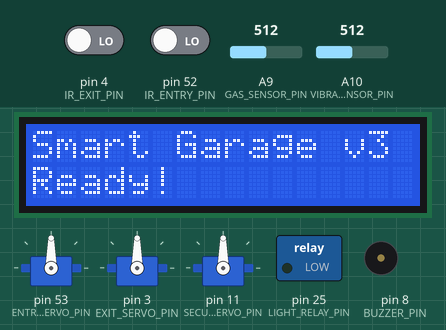
Bench run of a sketch on a simulated Arduino Mega 2560, built with avr-gcc and run on an emulated ATmega2560. Shown: 3 × servo, 16×2 character LCD, switched loads named in the sketch (green lamp = pin HIGH), buzzer (waves = sounding, pin HIGH). Dashed ring = blinking. The test bench sets the inputs (shaded band); at power-on: pin 4 (IR_EXIT_PIN) LOW, pin 52 (IR_ENTRY_PIN) LOW, A10 (VIBRATION_SENSOR_PIN) = 512, A9 (GAS_SENSOR_PIN) = 512. What the sketch prints to the serial monitor is not drawn.

Above: at 3.7 s.
3.8 s: pin 4 (IR_EXIT_PIN) driven HIGH and pin 52 (IR_ENTRY_PIN) driven HIGH
At 4.26 s:
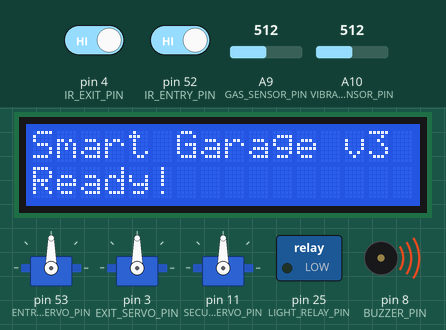
6.8 s: pin 4 (IR_EXIT_PIN) driven LOW
At 8.26 s:
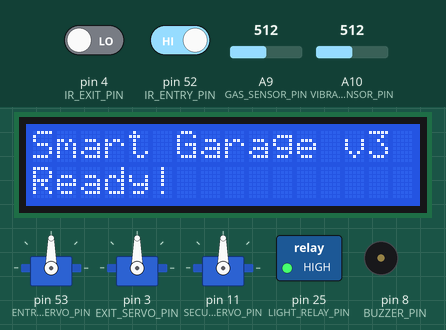
10.8 s: A10 (VIBRATION_SENSOR_PIN) set to 439
At 17.6 s:
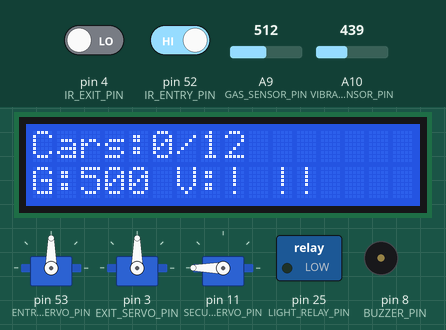
24.8 s: A10 (VIBRATION_SENSOR_PIN) set to 424
38.2 s: A9 (GAS_SENSOR_PIN) set to 419
44.6 s: A9 (GAS_SENSOR_PIN) set to 396
At 50.9 s:
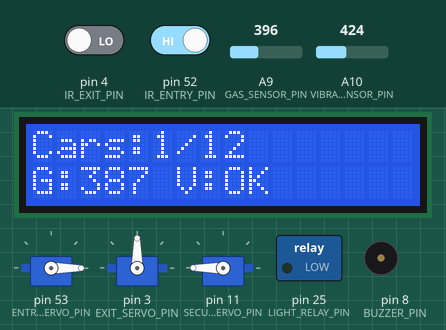
Timing chart, 0 to 52.0 s (numbered marks = the images above; inputs shaded):
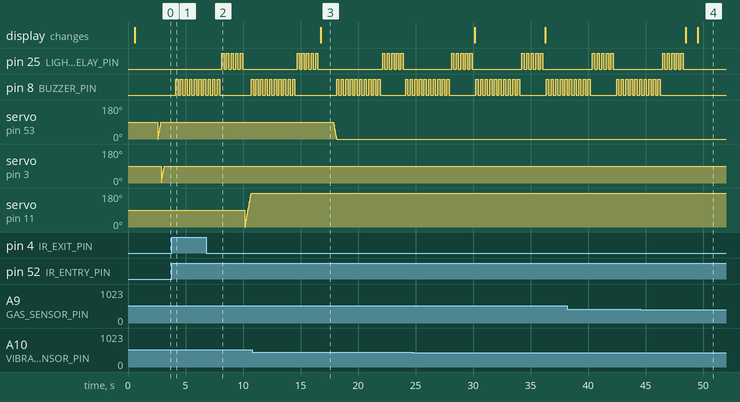

Measured:
- the behaviour switches between 411 and 410 on A9 (GAS_SENSOR_PIN) (found by bisection; images 3 and 4)
- after the input at 44.6 s, pin 8 (BUZZER_PIN): goes on until 46.3 s, then stays LOW; the display: first differs from a run without the input after 4.9 s (image 4)

The sketch:

Mega2560_Main.ino
```cpp
/*
 * =====================================================
 *  نظام الكراج الذكي - المتحكم الرئيسي (Mega 2560)
 *  Smart Parking System - Main Controller (Mega 2560)
 * =====================================================
 *  اللوحة: Arduino Mega + WiFi R3 (مدمجة)
 *  المكونات:
 *    - 3 Servo Motors (دخول D53, خروج D3, أمان D11)
 *    - 2 TCRT5000 IR Sensors (دخول D52, خروج D4)
 *    - MQ-2 Gas Sensor (A9 Analog فقط)
 *    - SW-420 Vibration Sensor (A10 Analog + EMA Filter)
 *    - Buzzer (D8), Light Relay (D25)
 *    - LCD I2C 16x2 (0x27)
 * =====================================================
 *  التواصل مع ESP8266:
 *    عبر Serial المدمج (مفاتيح DIP: 1,2 ON)
 *    Mega Serial.print() ←→ ESP Serial.read()
 * =====================================================
 *  الإصدار: 3.2.0
 *  التاريخ: 2025
 * =====================================================
 */

#include <Servo.h>
#include <LiquidCrystal_I2C.h>
#include <Wire.h>

// =====================================================
// تعريف المنافذ
// Pin Definitions
// =====================================================

// --- Servo Motors ---
#define ENTRY_SERVO_PIN 53       // D53 - بوابة الدخول (0°=مغلق, 90°=مفتوح)
#define EXIT_SERVO_PIN 3         // D3  - بوابة الخروج (0°=مغلق, 90°=مفتوح)
#define SECURITY_SERVO_PIN 11    // D11 - باب غرفة الأمان (0°=مغلق, 180°=مفتوح)

// --- TCRT5000 IR Sensors ---
#define IR_ENTRY_PIN 52          // D52 - حساس دخول (LOW = كشف سيارة)
#define IR_EXIT_PIN 4            // D4  - حساس خروج (LOW = كشف سيارة)

// --- MQ-2 Gas Sensor (Analog فقط) ---
#define GAS_SENSOR_PIN A9        // A9 - MQ-2 Analog (0-1023 → 0-1000 ppm)

// --- SW-420 Vibration Sensor (Analog + EMA) ---
#define VIBRATION_SENSOR_PIN A10 // A10 - Analog فقط

// --- Buzzer & Relay ---
#define BUZZER_PIN 8             // D8  - جرس الإنذار
#define LIGHT_RELAY_PIN 25       // D25 - ريلي الإضاءة

// --- LCD 16x2 I2C ---
#define I2C_ADDR 0x27
LiquidCrystal_I2C lcd(I2C_ADDR, 16, 2);

// =====================================================
// كائنات Servo
// =====================================================
Servo entryGateServo;
Servo exitGateServo;
Servo securityDoorServo;

// =====================================================
// متغيرات النظام
// =====================================================

// حالة البوابات
bool entryGateOpen = false;
bool exitGateOpen = false;
bool securityDoorOpen = false;

// عداد السيارات
int carsInside = 0;
const int MAX_CARS = 12;

// حساسات TCRT5000
bool irEntryDetected = false;
bool irExitDetected = false;
bool entryCarPassed = false;
bool exitCarPassed = false;

// قراءات المستشعرات
int gasLevel = 0;
bool gasAlert = false;
bool vibrationDetected = false;

// EMA Filter للاهتزاز
float emaAlpha = 0.15;
float emaValue = 0.0;
const int VIBRATION_THRESHOLD = 500;
const int GAS_THRESHOLD = 400;

// حماية Servo
int servoMoveCount = 0;
unsigned long servoRestStart = 0;
const int MAX_SERVO_MOVES = 5;
const unsigned long SERVO_REST_TIME = 10000; // 10 ثواني راحة

// حالة WiFi (مستلمة من ESP8266)
bool wifiOK = false;
bool firebaseOK = false;

// =====================================================
// الإعدادات الأولية
// =====================================================
void setup() {
    // Serial - التواصل مع ESP8266 عبر المفاتيح (1,2 ON)
    // Baud Rate يجب أن يطابق كود ESP8266
    Serial.begin(115200);
    delay(500);

    // تهيئة I2C
    Wire.begin();

    // تهيئة المستشعرات
    initSensors();

    // تهيئة البوابات (إغلاق الكل)
    initGates();

    // تهيئة LCD
    lcd.init();
    lcd.backlight();

    // تهيئة فلتر الاهتزاز بقراءة أولى
    emaValue = analogRead(VIBRATION_SENSOR_PIN);

    // عرض جاهزية
    lcd.clear();
    lcd.print("Smart Garage v3");
    lcd.setCursor(0, 1);
    lcd.print("Ready!");
    delay(2000);

    // إرسال أول بيانات لـ ESP8266
    sendDataToESP();
}

// =====================================================
// الحلقة الرئيسية
// =====================================================
void loop() {
    // فحص راحة Servo
    if (servoRestStart > 0 && millis() - servoRestStart >= SERVO_REST_TIME) {
        servoRestStart = 0;
        servoMoveCount = 0;
    }

    // قراءة المستشعرات
    readSensors();

    // فحص حساسات IR
    checkIRSensors();

    // فحص مستشعرات السلامة
    checkSafetySensors();

    // استقبال أوامر من ESP8266 (عبر Serial)
    checkESPCommands();

    // إرسال البيانات إلى ESP8266 (عبر Serial)
    sendDataToESP();

    // تحديث LCD
    updateLCD();

    delay(100);
}

// =====================================================
// تهيئة المستشعرات
// =====================================================
void initSensors() {
    pinMode(IR_ENTRY_PIN, INPUT);
    pinMode(IR_EXIT_PIN, INPUT);
    pinMode(GAS_SENSOR_PIN, INPUT);
    pinMode(VIBRATION_SENSOR_PIN, INPUT);
    pinMode(BUZZER_PIN, OUTPUT);
    digitalWrite(BUZZER_PIN, LOW);
    pinMode(LIGHT_RELAY_PIN, OUTPUT);
    digitalWrite(LIGHT_RELAY_PIN, LOW);
}

// =====================================================
// تهيئة البوابات
// =====================================================
void initGates() {
    entryGateServo.attach(ENTRY_SERVO_PIN);
    exitGateServo.attach(EXIT_SERVO_PIN);
    securityDoorServo.attach(SECURITY_SERVO_PIN);

    // إغلاق الكل
    closeEntryGate();
    closeExitGate();
    closeSecurityDoor();
}

// =====================================================
// قراءة المستشعرات
// =====================================================
void readSensors() {
    // MQ-2 Gas (Analog → ppm تقريبي)
    int rawGas = analogRead(GAS_SENSOR_PIN);
    gasLevel = map(rawGas, 0, 1023, 0, 1000);
    gasAlert = (gasLevel > GAS_THRESHOLD);

    // SW-420 Vibration (EMA Filter)
    int rawVib = analogRead(VIBRATION_SENSOR_PIN);
    emaValue = (emaAlpha * rawVib) + ((1.0 - emaAlpha) * emaValue);
    vibrationDetected = (emaValue > VIBRATION_THRESHOLD);
}

// =====================================================
// فحص حساسات TCRT5000
// =====================================================
void checkIRSensors() {
    // === حساس الدخول ===
    bool irEntry = (digitalRead(IR_ENTRY_PIN) == LOW);

    if (irEntry && !irEntryDetected) {
        irEntryDetected = true;
        if (carsInside < MAX_CARS && servoRestStart == 0) {
            openEntryGate();
        } else if (carsInside >= MAX_CARS) {
            triggerBuzzer(2); // صفير: الكراج ممتلئ
        }
    }
    if (!irEntry) irEntryDetected = false;

    // === حساس الخروج ===
    bool irExit = (digitalRead(IR_EXIT_PIN) == LOW);

    if (irExit && !irExitDetected) {
        irExitDetected = true;
        if (servoRestStart == 0) {
            openExitGate();
        }
    }
    if (!irExit) irExitDetected = false;

    // === مرور سيارة من الدخول → إغلاق + عداد ===
    if (entryGateOpen && !entryCarPassed && irEntryDetected) {
        delay(500);
        entryCarPassed = true;
    }
    if (entryCarPassed && !irEntryDetected) {
        delay(1000);
        closeEntryGate();
        entryCarPassed = false;
        carsInside++;
    }

    // === مرور سيارة من الخروج → إغلاق + عداد ===
    if (exitGateOpen && !exitCarPassed && irExitDetected) {
        delay(500);
        exitCarPassed = true;
    }
    if (exitCarPassed && !irExitDetected) {
        delay(1000);
        closeExitGate();
        exitCarPassed = false;
        if (carsInside > 0) carsInside--;
    }
}

// =====================================================
// فحص مستشعرات السلامة (غاز + اهتزاز)
// =====================================================
void checkSafetySensors() {
    if (gasAlert) triggerAlarm("GAS");
    if (vibrationDetected) triggerAlarm("VIBRATION");
}

// =====================================================
// استقبال أوامر من ESP8266 (عبر Serial)
// =====================================================
void checkESPCommands() {
    if (!Serial.available()) return;

    String cmd = Serial.readStringUntil('\n');
    cmd.trim();
    if (cmd.length() == 0) return;

    // حالة WiFi من ESP8266
    if (cmd.startsWith("WIFI:")) {
        // WIFI:OK,FB:OK
        wifiOK = (cmd.indexOf("OK") >= 0);
        firebaseOK = (cmd.indexOf("FB:OK") >= 0);
        return;
    }

    // أوامر تحكم من Firebase عبر ESP8266
    if (cmd == "CMD:ENTRY:1") openEntryGate();
    else if (cmd == "CMD:ENTRY:0") closeEntryGate();
    else if (cmd == "CMD:EXIT:1") openExitGate();
    else if (cmd == "CMD:EXIT:0") closeExitGate();
    else if (cmd == "CMD:SECURITY:1") openSecurityDoor();
    else if (cmd == "CMD:SECURITY:0") closeSecurityDoor();
    else if (cmd == "CMD:LIGHT:1") { digitalWrite(LIGHT_RELAY_PIN, HIGH); }
    else if (cmd == "CMD:LIGHT:0") { digitalWrite(LIGHT_RELAY_PIN, LOW); }
    else if (cmd == "CMD:BUZZER:1") { triggerBuzzer(5); }
}

// =====================================================
// إرسال البيانات إلى ESP8266 (عبر Serial)
// تنسيق: DATA:cars,gasLevel,gasAlert,vibration,irEntry,irExit
// مثال:  DATA:5,320,0,0,1,0
// =====================================================
void sendDataToESP() {
    static unsigned long lastSend = 0;
    if (millis() - lastSend < 2000) return; // كل 2 ثانية
    lastSend = millis();

    Serial.print("DATA:");
    Serial.print(carsInside);
    Serial.print(",");
    Serial.print(gasLevel);
    Serial.print(",");
    Serial.print(gasAlert ? "1" : "0");
    Serial.print(",");
    Serial.print(vibrationDetected ? "1" : "0");
    Serial.print(",");
    Serial.print(irEntryDetected ? "1" : "0");
    Serial.print(",");
    Serial.println(irExitDetected ? "1" : "0");
}

// =====================================================
// تحديث LCD (مضاد للوميض)
// =====================================================
void updateLCD() {
    static unsigned long lastLcd = 0;
    static String lastLine0 = "";
    static String lastLine1 = "";

    if (millis() - lastLcd < 1000) return;
    lastLcd = millis();

    String line0 = "Cars:" + String(carsInside) + "/" + String(MAX_CARS);
    if (wifiOK) line0 += " W";

    String line1 = "G:" + String(gasLevel) + " V:";
    line1 += vibrationDetected ? "!" : "OK";
    if (gasAlert || vibrationDetected) line1 += " !!";

    if (line0 != lastLine0 || line1 != lastLine1) {
        lcd.clear();
        lcd.setCursor(0, 0);
        lcd.print(line0);
        lcd.setCursor(0, 1);
        lcd.print(line1);
        lastLine0 = line0;
        lastLine1 = line1;
    }
}

// =====================================================
// التحكم بالبوابات (مع حماية Servo)
// =====================================================
bool canMoveServo() {
    if (servoRestStart > 0) return false;
    servoMoveCount++;
    if (servoMoveCount >= MAX_SERVO_MOVES) {
        servoRestStart = millis();
        return false;
    }
    return true;
}

void openEntryGate() {
    if (entryGateOpen || !canMoveServo()) return;
    entryGateOpen = true;
    entryCarPassed = false;
    for (int p = 0; p <= 90; p += 5) { entryGateServo.write(p); delay(15); }
}

void closeEntryGate() {
    if (!entryGateOpen || !canMoveServo()) return;
    entryGateOpen = false;
    for (int p = 90; p >= 0; p -= 5) { entryGateServo.write(p); delay(15); }
}

void openExitGate() {
    if (exitGateOpen || !canMoveServo()) return;
    exitGateOpen = true;
    exitCarPassed = false;
    for (int p = 0; p <= 90; p += 5) { exitGateServo.write(p); delay(15); }
}

void closeExitGate() {
    if (!exitGateOpen || !canMoveServo()) return;
    exitGateOpen = false;
    for (int p = 90; p >= 0; p -= 5) { exitGateServo.write(p); delay(15); }
}

void openSecurityDoor() {
    if (securityDoorOpen || !canMoveServo()) return;
    securityDoorOpen = true;
    for (int p = 0; p <= 180; p += 5) { securityDoorServo.write(p); delay(15); }
}

void closeSecurityDoor() {
    if (!securityDoorOpen || !canMoveServo()) return;
    securityDoorOpen = false;
    for (int p = 180; p >= 0; p -= 5) { securityDoorServo.write(p); delay(15); }
}

// =====================================================
// الإنذارات
// =====================================================
void triggerAlarm(String type) {
    triggerBuzzer(10);

    // وميض إضاءة طوارئ
    for (int i = 0; i < 5; i++) {
        digitalWrite(LIGHT_RELAY_PIN, HIGH);
        delay(200);
        digitalWrite(LIGHT_RELAY_PIN, LOW);
        delay(200);
    }

    // فتح باب غرفة الأمان تلقائياً
    openSecurityDoor();
    // إعادة تعيين حماية Servo بعد حالة الطوارئ
    servoRestStart = 0;
    servoMoveCount = 0;
}

void triggerBuzzer(int times) {
    for (int i = 0; i < times; i++) {
        digitalWrite(BUZZER_PIN, HIGH);
        delay(200);
        digitalWrite(BUZZER_PIN, LOW);
        delay(200);
    }
}
```
